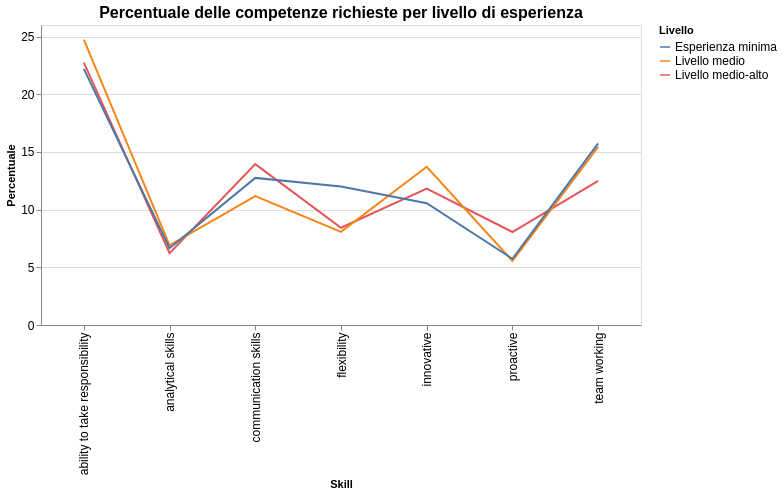

Express this chart as Vega-Lite.
### Vega-Lite specification from a JSON file in a GitHub repository (floating-point values rounded to 4 significant figures)
{"$schema": "https://vega.github.io/schema/vega-lite/v5.17.0.json", "config": {"axis": {"labelFontSize": 12}, "title": {"fontSize": 16}, "view": {"continuousHeight": 300, "continuousWidth": 300}}, "data": {"name": "data-6b1ee38829e1b25f3e588b8ecddd40dd"}, "datasets": {"data-6b1ee38829e1b25f3e588b8ecddd40dd": [{"Livello": "Livello medio-alto", "Percentuale": 22.74, "Skill": "ability to take responsibility"}, {"Livello": "Livello medio-alto", "Percentuale": 12.49, "Skill": "team working"}, {"Livello": "Livello medio-alto", "Percentuale": 11.83, "Skill": "innovative"}, {"Livello": "Livello medio-alto", "Percentuale": 13.94, "Skill": "communication skills"}, {"Livello": "Livello medio-alto", "Percentuale": 8.43, "Skill": "flexibility"}, {"Livello": "Livello medio-alto", "Percentuale": 6.22, "Skill": "analytical skills"}, {"Livello": "Livello medio-alto", "Percentuale": 8.06, "Skill": "proactive"}, {"Livello": "Livello medio", "Percentuale": 24.74, "Skill": "ability to take responsibility"}, {"Livello": "Livello medio", "Percentuale": 15.44, "Skill": "team working"}, {"Livello": "Livello medio", "Percentuale": 13.71, "Skill": "innovative"}, {"Livello": "Livello medio", "Percentuale": 11.17, "Skill": "communication skills"}, {"Livello": "Livello medio", "Percentuale": 8.07, "Skill": "flexibility"}, {"Livello": "Livello medio", "Percentuale": 6.91, "Skill": "analytical skills"}, {"Livello": "Livello medio", "Percentuale": 5.55, "Skill": "proactive"}, {"Livello": "Esperienza minima", "Percentuale": 22.2, "Skill": "ability to take responsibility"}, {"Livello": "Esperienza minima", "Percentuale": 15.74, "Skill": "team working"}, {"Livello": "Esperienza minima", "Percentuale": 10.56, "Skill": "innovative"}, {"Livello": "Esperienza minima", "Percentuale": 12.75, "Skill": "communication skills"}, {"Livello": "Esperienza minima", "Percentuale": 12.01, "Skill": "flexibility"}, {"Livello": "Esperienza minima", "Percentuale": 6.65, "Skill": "analytical skills"}, {"Livello": "Esperienza minima", "Percentuale": 5.74, "Skill": "proactive"}]}, "encoding": {"color": {"field": "Livello", "legend": {"labelFontSize": 12}, "title": "Livello", "type": "nominal"}, "detail": {"field": "Livello_ordine", "type": "nominal"}, "tooltip": [{"field": "Livello", "type": "nominal"}, {"field": "Percentuale", "type": "quantitative"}], "x": {"axis": {"labelFontSize": 12}, "field": "Skill", "title": "Skill", "type": "nominal"}, "y": {"axis": {"labelFontSize": 12}, "field": "Percentuale", "title": "Percentuale", "type": "quantitative"}}, "mark": {"type": "line"}, "title": "Percentuale delle competenze richieste per livello di esperienza", "transform": [{"as": "Livello_ordine", "calculate": "indexof(['Esperienza minima', 'Livello medio', 'Livello medio-alto'], datum.Livello)"}], "width": 600}
